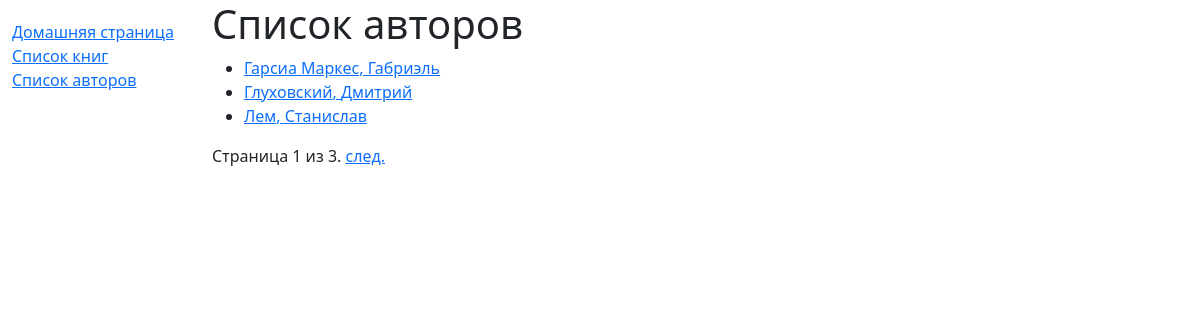
Screenshot of /catalog/authors/ with the database file from the repository.
### catalog/models.py (models this page shows, shortened)
class Author(models.Model):
    first_name = models.CharField(verbose_name='Имя', max_length=100, help_text='Имя и отчество (опционально) автора')
    last_name = models.CharField(verbose_name='Фамилия', max_length=100, help_text='Фамилия автора')
    date_of_birth = models.DateField(verbose_name='Дата рождения', null=True, blank=True, help_text='Дата рождения автора')
    date_of_death = models.DateField(verbose_name='Дата смерти', null=True, blank=True, help_text='Дата смерти автора')
    class Meta:
        ordering = ['last_name', 'first_name']
        verbose_name = 'Автора'
        verbose_name_plural = 'Авторы'
    def get_absolute_url(self):
        return reverse('author-detail', args=[str(self.id)])

### catalog/views.py (the view)
# urls.py: path('authors/', views.AuthorListView.as_view(), name='authors'),
class AuthorListView(generic.ListView):
    model = Author
    paginate_by = 3

### catalog/templates/catalog/author_list.html (shortened to what this page needs)
{% extends "base_generic.html" %}
{% block content %}
  <h1>Список авторов</h1>
  {% if author_list %}
    <ul>
      {% for author in author_list %}
      <li>
        <a href="{{ author.get_absolute_url }}">{{ author.last_name }}, {{ author.first_name }}</a>
      </li>
      {% endfor %}
    </ul>
  {% else %}
    <p>Нет данных об авторах</p>
  {% endif %}
{% endblock %}

### rows the page displays
Author: last_name "Гарсиа Маркес", first_name "Габриэль"
Author: last_name "Глуховский", first_name "Дмитрий"
Author: last_name "Лем", first_name "Станислав"

### other values shown
{{ page_obj.number }} "1"
{{ page_obj.paginator.num_pages }} "3"
